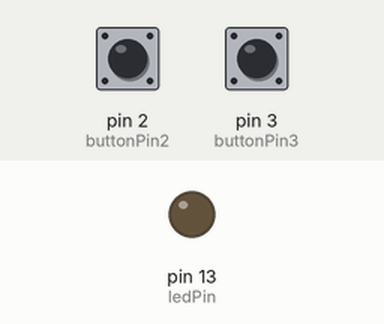
The sketch below on a simulated Arduino Uno, built with avr-gcc and run on an emulated ATmega328P. Shown: output pins drawn as LEDs (lit = HIGH). Inputs (shaded band) come from the test bench; at power-on: pin 2 (buttonPin2) LOW, pin 3 (buttonPin3) LOW.

Above: at 1.2 s.
1.3 s: pin 2 (buttonPin2) pulled HIGH for 0.15 s
At 1.37 s:
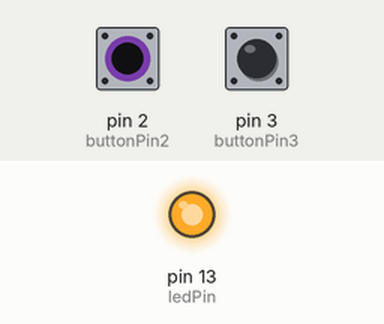
2.9 s: pin 2 (buttonPin2) pulled HIGH for 3.2 s
At 7.4 s:
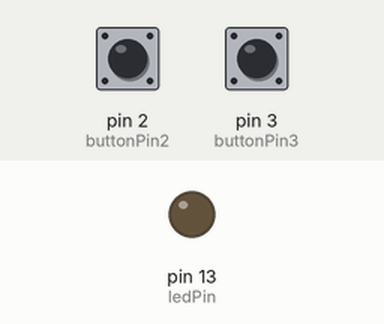
Timing chart, 0 to 8.9 s (numbered marks = the images above; inputs shaded):
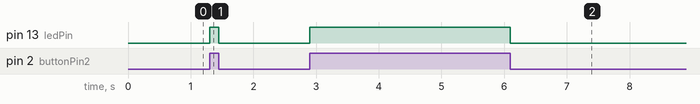

Measured:
- after the input at 1.3 s, pin 13 (ledPin): LOW → HIGH at once, → LOW 0.15 s later
- after the input at 2.9 s, pin 13 (ledPin): LOW → HIGH at once, → LOW 3.2 s later

The sketch:

Botoes.ino
```cpp
const int buttonPin2 = 2;
const int buttonPin3 = 3;
const int ledPin = 13;

void setup() {
  pinMode(ledPin, OUTPUT);
  pinMode(buttonPin2, INPUT);
  pinMode(buttonPin3, INPUT);
}

void loop() {

  if ((digitalRead(buttonPin2) || digitalRead(buttonPin3)) && digitalRead(buttonPin2)) {
    digitalWrite(ledPin, HIGH);
  }else{
    digitalWrite(ledPin, LOW);
  }

}
```
